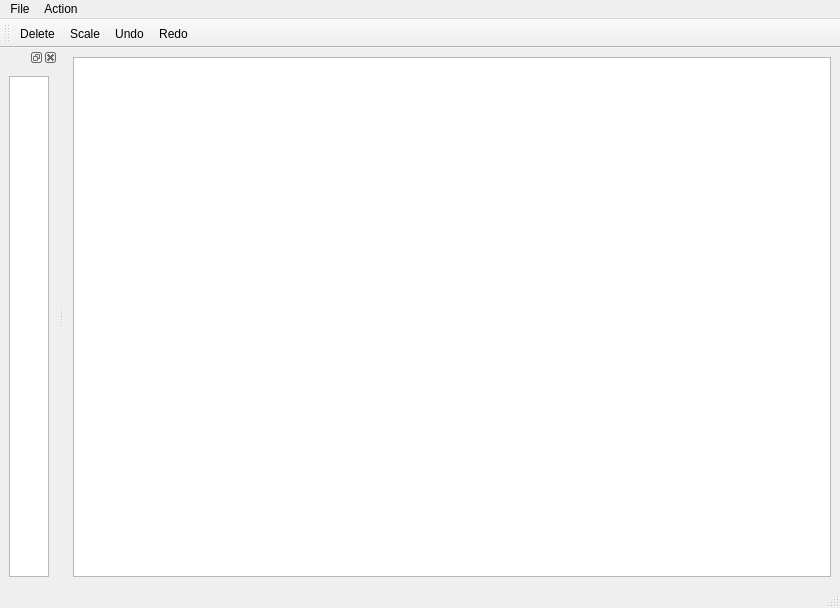
<?xml version="1.0" encoding="UTF-8"?>
<ui version="4.0">
 <class>MainWindow</class>
 <widget class="QMainWindow" name="MainWindow">
  <property name="geometry">
   <rect>
    <x>0</x>
    <y>0</y>
    <width>840</width>
    <height>608</height>
   </rect>
  </property>
  <property name="focusPolicy">
   <enum>Qt::StrongFocus</enum>
  </property>
  <property name="windowTitle">
   <string>Epic World</string>
  </property>
  <widget class="QWidget" name="centralwidget">
   <layout class="QHBoxLayout" name="horizontalLayout">
    <item>
     <widget class="QGraphicsView" name="mainCanvas"/>
    </item>
   </layout>
  </widget>
  <widget class="QMenuBar" name="menubar">
   <property name="geometry">
    <rect>
     <x>0</x>
     <y>0</y>
     <width>840</width>
     <height>25</height>
    </rect>
   </property>
   <widget class="QMenu" name="menuFile">
    <property name="title">
     <string>File</string>
    </property>
    <addaction name="actionLoad"/>
    <addaction name="actionSave"/>
    <addaction name="actionSave_as"/>
    <addaction name="actionImport_Bodies"/>
   </widget>
   <widget class="QMenu" name="menuAction">
    <property name="title">
     <string>Action</string>
    </property>
    <addaction name="actionDelete_Body"/>
    <addaction name="actionScale"/>
    <addaction name="actionUndo"/>
    <addaction name="actionRedo"/>
   </widget>
   <addaction name="menuFile"/>
   <addaction name="menuAction"/>
  </widget>
  <widget class="QStatusBar" name="statusbar"/>
  <widget class="QDockWidget" name="bodyListDock">
   <property name="sizePolicy">
    <sizepolicy hsizetype="Minimum" vsizetype="Expanding">
     <horstretch>0</horstretch>
     <verstretch>0</verstretch>
    </sizepolicy>
   </property>
   <attribute name="dockWidgetArea">
    <number>1</number>
   </attribute>
   <widget class="QWidget" name="dockWidgetContents_3">
    <layout class="QVBoxLayout" name="verticalLayout">
     <item>
      <widget class="QListView" name="bodyList">
       <property name="sizePolicy">
        <sizepolicy hsizetype="Ignored" vsizetype="Ignored">
         <horstretch>0</horstretch>
         <verstretch>0</verstretch>
        </sizepolicy>
       </property>
      </widget>
     </item>
    </layout>
   </widget>
  </widget>
  <widget class="QToolBar" name="toolBar">
   <property name="windowTitle">
    <string>toolBar</string>
   </property>
   <attribute name="toolBarArea">
    <enum>TopToolBarArea</enum>
   </attribute>
   <attribute name="toolBarBreak">
    <bool>false</bool>
   </attribute>
   <addaction name="actionDelete_Body"/>
   <addaction name="actionScale"/>
   <addaction name="actionUndo"/>
   <addaction name="actionRedo"/>
  </widget>
  <action name="actionLoad">
   <property name="text">
    <string>Load</string>
   </property>
  </action>
  <action name="actionSave">
   <property name="text">
    <string>Save</string>
   </property>
   <property name="shortcut">
    <string>Ctrl+S</string>
   </property>
  </action>
  <action name="actionImport_Bodies">
   <property name="checkable">
    <bool>false</bool>
   </property>
   <property name="text">
    <string>Import Bodies</string>
   </property>
   <property name="shortcut">
    <string>Ctrl+I</string>
   </property>
  </action>
  <action name="actionDelete_Body">
   <property name="checkable">
    <bool>false</bool>
   </property>
   <property name="text">
    <string>Delete</string>
   </property>
   <property name="shortcut">
    <string>Del</string>
   </property>
  </action>
  <action name="actionScale">
   <property name="checkable">
    <bool>true</bool>
   </property>
   <property name="text">
    <string>Scale</string>
   </property>
   <property name="shortcut">
    <string>Space</string>
   </property>
  </action>
  <action name="actionUndo">
   <property name="text">
    <string>Undo</string>
   </property>
   <property name="shortcut">
    <string>Ctrl+Z</string>
   </property>
  </action>
  <action name="actionRedo">
   <property name="text">
    <string>Redo</string>
   </property>
   <property name="shortcut">
    <string>Ctrl+Y</string>
   </property>
  </action>
  <action name="actionSave_as">
   <property name="text">
    <string>Save as...</string>
   </property>
   <property name="shortcut">
    <string>Ctrl+Shift+S</string>
   </property>
  </action>
 </widget>
 <resources/>
 <connections/>
</ui>
